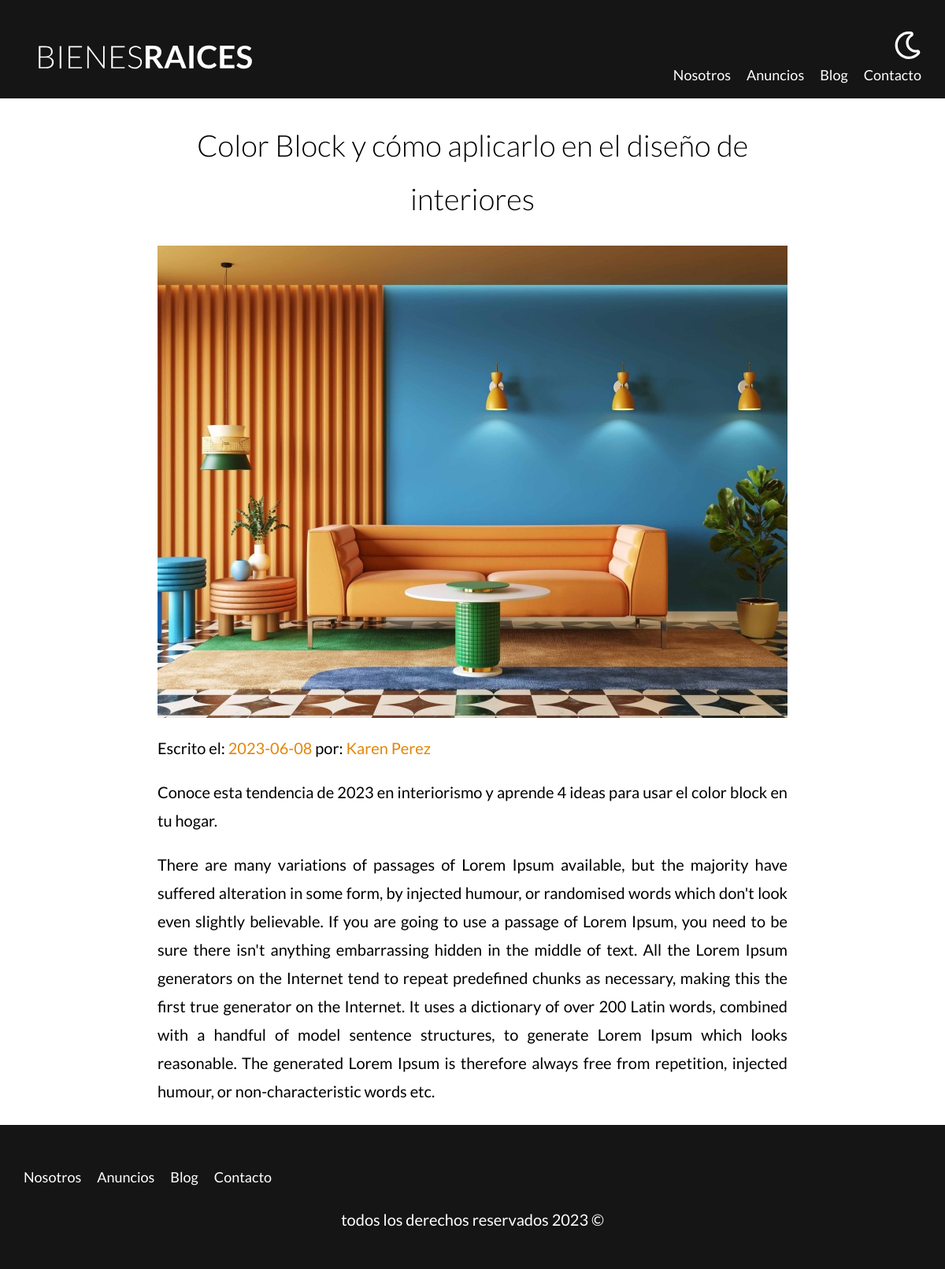
The app's page /article?id=20 with its own data.
### tables this page shows
CREATE TABLE `blog` (
  `id` int NOT NULL AUTO_INCREMENT,
  `autor` int NOT NULL,
  `fecha` date DEFAULT NULL,
  `titulo` varchar(80) DEFAULT NULL,
  `descripcion` longtext,
  `contenido` longtext,
  `imagen` varchar(200) DEFAULT NULL,
  PRIMARY KEY (`id`),
  KEY `fk_blog_usuarios_idx` (`autor`) USING BTREE,
  CONSTRAINT `blog_ibfk_1` FOREIGN KEY (`autor`) REFERENCES `vendedores` (`id`)
);

CREATE TABLE `vendedores` (
  `id` int NOT NULL AUTO_INCREMENT,
  `name` varchar(45) DEFAULT NULL,
  `apellido` varchar(45) DEFAULT NULL,
  `telefono` varchar(10) DEFAULT NULL,
  PRIMARY KEY (`id`)
);

### controllers/PageController.php (called while the page is built, shortened)
<?php
class PageController {
    public static function article(Router $router) {
        $id = validateOrRedirect('/blog');
        $article = Article::find($id);
        $sellers = Seller::all();
        $router->view('pages/article', [
            'article' => $article,
            'sellers' => $sellers
        ]);
    }
}

### public/index.php (called while the page is built, shortened)
<?php
$router = new Router();
$router->get('/admin', [PropertyController::class, 'index']);
$router->get('/properties/create', [PropertyController::class, 'create']);
$router->post('/properties/create', [PropertyController::class, 'create']);
$router->get('/properties/update', [PropertyController::class, 'update']);
$router->post('/properties/update', [PropertyController::class, 'update']);
$router->post('/properties/delete', [PropertyController::class, 'delete']);
$router->get('/sellers/create', [SellerController::class, 'create']);
$router->post('/sellers/create', [SellerController::class, 'create']);
$router->get('/sellers/update', [SellerController::class, 'update']);
$router->post('/sellers/update', [SellerController::class, 'update']);
$router->post('/sellers/delete', [SellerController::class, 'delete']);
$router->get('/blog/create', [ArticleController::class, 'create']);
$router->post('/blog/create', [ArticleController::class, 'create']);
$router->get('/blog/update', [ArticleController::class, 'update']);
$router->post('/blog/update', [ArticleController::class, 'update']);
$router->post('/blog/delete', [ArticleController::class, 'delete']);
$router->get('/', [PageController::class, 'index']);
$router->get('/about-us', [PageController::class, 'about_us']);
$router->get('/properties', [PageController::class, 'properties']);
$router->get('/property', [PageController::class, 'property']);
$router->get('/blog', [PageController::class, 'blog']);
$router->get('/article', [PageController::class, 'article']);
$router->get('/contact', [PageController::class, 'contact']);
$router->post('/contact', [PageController::class, 'contact']);
$router->checkRoutes();

### includes/functions.php (called while the page is built, shortened)
<?php
function validateOrRedirect($url) {
    $propertyID = $_GET['id'];
    $propertyID = filter_var($propertyID, FILTER_VALIDATE_INT);
    return $propertyID;
}

### models/ActiveRecord.php (called while the page is built, shortened)
<?php
class ActiveRecord {
    protected static $db;
    protected static $table = '';
    public static function setDB($db) {
        self::$db = $db;
    }
    public static function all() {
        $query = "SELECT * FROM ".static::$table;
        $result = self::SQLQuery($query);
        return $result;
    }
    public static function find($propertyID) {
        $query = "SELECT * FROM ".static::$table." WHERE id = {$propertyID}";
        $result = self::SQLQuery($query);
        return array_shift($result);
    }
    public static function SQLQuery($query) {
        $result = self::$db->query($query);
        $array = [];
        while ($record = $result->fetch_assoc()) {
            $array[] = static::createObject($record);
        }
        return $array;
    }
    protected static function createObject($record) {
        $object = new static;
        foreach ($record as $key => $value) {
            $propertyName = static::getPropertyForColumn($key);
            if (property_exists($object, $propertyName)) {
                $object->$propertyName = $value;
            }
        }
        return $object;
    }
}

### models/Article.php (called while the page is built, shortened)
<?php
class Article extends ActiveRecord {
    protected static function getPropertyForColumn($column) {
        switch ($column) {
            case 'id':
                return 'id';
            case 'autor':
                return 'author';
            case 'fecha':
                return 'date';
            case 'titulo':
                return 'title';
            case 'descripcion':
                return 'description';
            case 'contenido':
                return 'content';
            case 'imagen':
                return 'image';
        }
    }
}

### models/Seller.php (called while the page is built, shortened)
<?php
class Seller extends ActiveRecord{
    protected static function getPropertyForColumn($column) {
        switch ($column) {
            case 'id':
                return 'id';
            case 'name':
                return 'name';
            case 'apellido':
                return 'surname';
            case 'telefono':
                return 'phone';
        }
    }
}

### views/pages/article.php (the view)
<main class="container section content-center">
    <h1><?php echo $article->title?></h1>
    <img loading="lazy" src="/img/<?php echo $article->image?>" alt="article image">
    <p class="meta-info">Escrito el: <span><?php echo $article->date ?></span> por:
    <span>
        <?php foreach($sellers as $seller): ?>
            <?php if($seller->id == $article->author): ?>
                <?php echo $seller->name." ".$seller->surname; ?>
            <?php endif; ?>
        <?php endforeach; ?>
    </span></p>
    <div class="property-summary">
        <p><?php echo $article->description?></p>
        <p><?php echo $article->content?></p>
    </div>
</main>

### public/build/css/app.css (style rules this page uses)
html { -webkit-text-size-adjust:100%;line-height:1.15 }
body { margin:0 }
main { display:block }
h1 { font-size:2em;margin:.67em 0 }
img { border-style:none }
html { box-sizing:border-box;font-size:62.5% }
*,:after,:before { box-sizing:inherit }
body { font-family:Lato,sans-serif;font-size:1.6rem;line-height:1.8 }
p { color:#000;font-size:2rem }
.container { margin:0 auto;max-width:120rem;width:95% }
img,picture { display:block;width:100% }
h1,h2,h3 { font-family:Lato,sans-serif;font-weight:300;margin:2.5rem 0;text-align:center }
h1 { font-size:3.8rem }
.section { margin-bottom:2.5rem;margin-top:2.5rem }
.content-center { max-width:80rem }
.property-summary p { text-align:justify }
.meta-info span { color:#e08709 }

### records on screen
blog: titulo "Color Block y cómo aplicarlo en el diseño de interiores", imagen (picture), fecha "2023-06-08", descripcion "Conoce esta tendencia de 2023 en interiorismo y aprende 4 ideas para usar el color block en tu hogar.", contenido "There are many variations of passages of Lorem Ipsum available, but the majority have suffered alteration in some form, by injected humour, or randomised words which don't look even slightly believable. If you are going to use a passage of Lorem Ipsum, you need to be sure there isn't anything embarrassing hidden in the middle of text. All the Lorem Ipsum generators on the Internet tend to repeat predefined chunks as necessary, making this the first true generator on the Internet. It uses a dictionary of over 200 Latin words, combined with a handful of model sentence structures, to generate Lorem Ipsum which looks reasonable. The generated Lorem Ipsum is therefore always free from…"
vendedores: name "Karen", apellido "Perez"
